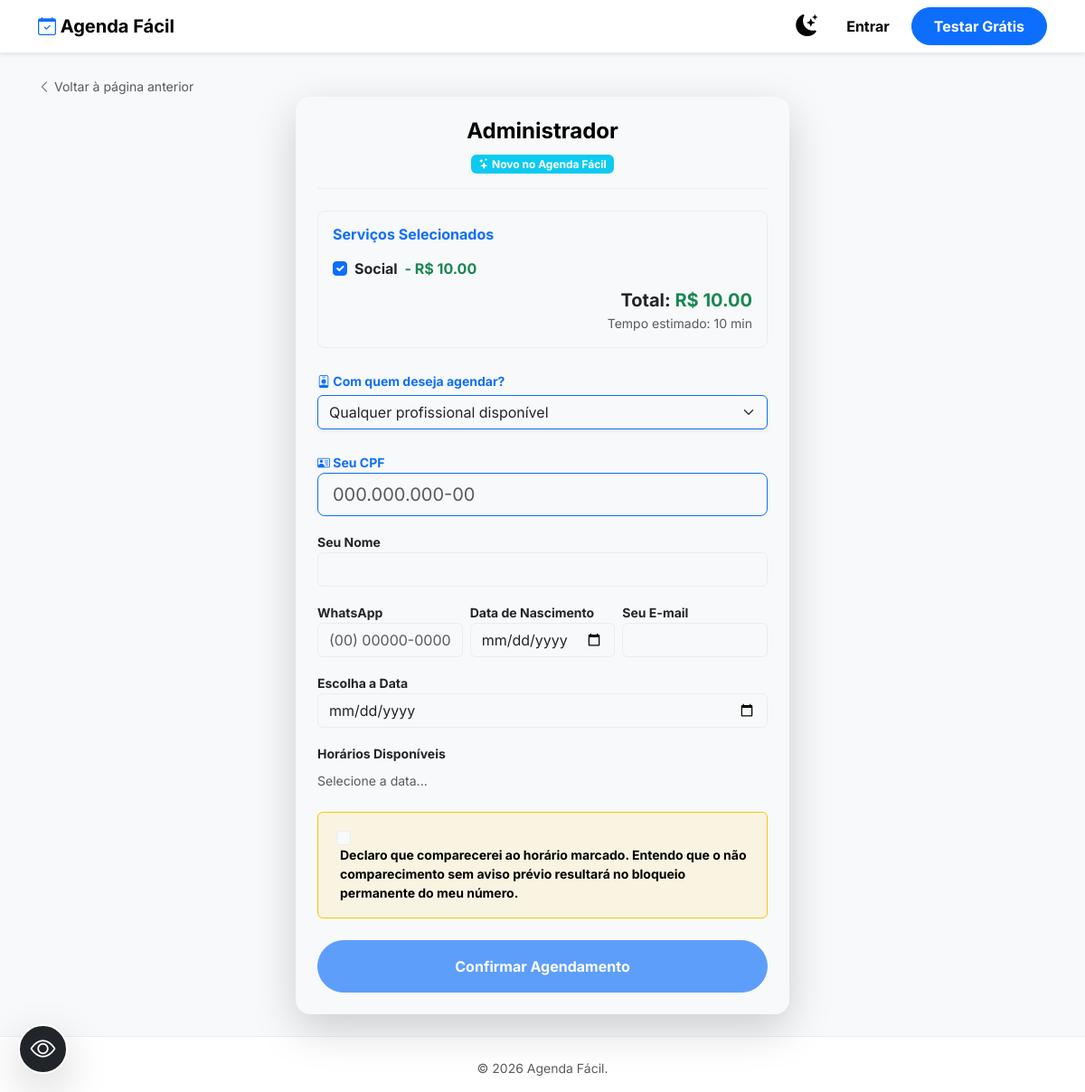
/b/admin/agendar/1, run on the app's committed database.
### app.py (models this page shows, shortened)
class Establishment(db.Model):
    __tablename__ = 'establishments'
    id = db.Column(db.Integer, primary_key=True)
    name = db.Column(db.String(100), nullable=False)
    url_prefix = db.Column(db.String(50), nullable=False, unique=True)
    contact_phone = db.Column(db.String(20), nullable=True)
    contact_email = db.Column(db.String(120), nullable=True)
    logo_filename = db.Column(db.Text, nullable=True)
    is_active = db.Column(db.Boolean, default=False)
    capacity = db.Column(db.Integer, default=1, nullable=False)
    plan_type = db.Column(db.String(20), default='solo')
    trial_ends = db.Column(db.DateTime, nullable=True)
    loyalty_points_goal = db.Column(db.Integer, default=0)
    loyalty_reward = db.Column(db.String(150), nullable=True)
    state = db.Column(db.String(2), default='PE')
    internal_notes = db.Column(db.Text, nullable=True)
    commission_on_gross = db.Column(db.Boolean, default=False)
    schedules = db.relationship('DaySchedule', backref='establishment', lazy=True, cascade="all, delete-orphan")
    admins = db.relationship('Admin', backref='establishment', lazy=True)
    services = db.relationship('Service', backref='establishment', lazy=True)
    appointments = db.relationship('Appointment', backref='establishment', lazy=True)
    blacklists = db.relationship('Blacklist', backref='establishment', lazy=True)
    products = db.relationship('Product', backref='establishment', lazy=True)
    sales = db.relationship('ProductSale', backref='establishment', lazy=True)
    subscriptions = db.relationship('ClientSubscription', backref='establishment', lazy=True)
    subscription_plans = db.relationship('SubscriptionPlan', backref='establishment', lazy=True)
    @property
    def has_access(self):
        if self.is_active:
            return True
    @property
    def rating_count(self):
        return Appointment.query.filter_by(establishment_id=self.id).filter(Appointment.rating != None).count()

class Service(db.Model):
    __tablename__ = 'services'
    id = db.Column(db.Integer, primary_key=True)
    name = db.Column(db.String(100), nullable=False)
    duration = db.Column(db.Integer, nullable=False)
    price = db.Column(db.Float, nullable=False, default=0.0)
    establishment_id = db.Column(db.Integer, db.ForeignKey('establishments.id'), nullable=False)
    category_id = db.Column(db.Integer, db.ForeignKey('categories.id'), nullable=True)
    is_combo = db.Column(db.Boolean, default=False)
    original_price = db.Column(db.Float, nullable=True)
    is_club_included = db.Column(db.Boolean, default=False)
    is_hidden = db.Column(db.Boolean, default=False)
    image_url = db.Column(db.String(500), nullable=True)
    allowed_plan_ids = db.Column(db.Text, default="")

### app.py (the view)
@app.route('/b/<url_prefix>/agendar/<int:service_id>')
def schedule_service(url_prefix, service_id):
    est = Establishment.query.filter_by(url_prefix=url_prefix).first_or_404()
    if not est.has_access: return "Inativo", 403
    main_service = Service.query.get_or_404(service_id)
    other_services = Service.query.filter(
        Service.establishment_id == est.id,
        Service.id != service_id,
        Service.is_hidden == False
    ).all()
    professionals = Professional.query.filter_by(establishment_id=est.id).all() if est.plan_type == 'gestao' else []
    return render_template('agendamento.html', main_service=main_service, other_services=other_services, establishment=est, professionals=professionals)

### templates/agendamento.html (shortened to what this page needs)
{% extends 'layout.html' %}
{% block content %}
<div class="container py-4" id="container-agendamento">
    <a href="javascript:history.back()" class="text-decoration-none text-muted small">
        <i class="bi bi-chevron-left"></i> Voltar à página anterior
    </a>
    <div class="row justify-content-center">
        <div class="col-lg-6">
            <div class="card shadow-lg border-0 p-4 rounded-4">
                <div class="text-center mb-4 border-bottom pb-3">
                    <h4 class="fw-bold text-body-emphasis mb-2">{{ establishment.name }}</h4>
                    {% if establishment.rating_count > 0 %}
                        <div class="badge bg-warning text-body-emphasis"><i class="bi bi-star-fill"></i> {{ "%.1f"|format(establishment.average_rating) }} ({{ establishment.rating_count }})</div>
                    {% else %}
                        <div class="badge bg-info text-white"><i class="bi bi-stars"></i> Novo no Agenda Fácil</div>
                    {% endif %}
                </div>
                <form id="form" method="POST" action="{{ url_for('create_appointment', url_prefix=establishment.url_prefix) }}">
                    <div class="bg-body-tertiary p-3 rounded-3 mb-4 border">
                        <h6 class="fw-bold text-primary mb-3">Serviços Selecionados</h6>
                        <div class="form-check mb-2">
                            <input class="form-check-input service-cb" type="checkbox" name="services" value="{{ main_service.id }}"
                                   data-dur="{{ main_service.duration }}" data-price="{{ main_service.price }}"
                                   data-isclub="{{ 'true' if main_service.is_club_included else 'false' }}"
                                   checked>
                            <label class="form-check-label fw-bold">
                                {{ main_service.name }}
                                <span class="text-success ms-1">- R$ {{ "%.2f"|format(main_service.price) }}</span>
                            </label>
                        </div>
                        <div class="mt-2 text-end fw-bold fs-5">Total: <span class="text-success">R$ <span id="display-price">0.00</span></span></div>
                        <div class="text-end small text-body-secondary">Tempo estimado: <span id="display-dur">0</span> min</div>
                    </div>
                    {% if professionals %}
                    <div class="mb-4">
                        <label class="fw-bold small text-primary"><i class="bi bi-person-badge"></i> Com quem deseja agendar?</label>
                        <select class="form-select border-primary shadow-sm mt-1" id="professional" name="professional_id" onchange="fetchSlots()" required>
                            <option value="any">Qualquer profissional disponível</option>
                        </select>
                    </div>
                    {% endif %}
                    <div class="mb-3">
                        <label class="fw-bold small text-primary"><i class="bi bi-person-vcard"></i> Seu CPF</label>
                        <input type="text" name="client_cpf" id="clienteCpf" class="form-control form-control-lg border-primary" placeholder="000.000.000-00" required maxlength="14" oninput="mascaraEBuscaCpf(this)">
                    </div>
                    <div class="mb-3">
                        <label class="fw-bold small">Seu Nome</label>
                        <input type="text" name="client_name" id="clienteNome" class="form-control" required>
                    </div>
                    <div class="row g-2 mb-3">
                        <div class="col-md-4">
                            <label class="fw-bold small">WhatsApp</label>
                            <input type="tel" id="client_phone_mask" class="form-control" placeholder="(00) 00000-0000" maxlength="15" required oninput="aplicarMascara(this)">
                        </div>
                        <div class="col-md-4">
                            <label class="fw-bold small">Data de Nascimento</label>
                            <input type="date" name="client_birth_date" id="clienteNascimento" class="form-control" required>
                        </div>
                        <div class="col-md-4">
                            <label class="fw-bold small">Seu E-mail</label>
                            <input type="email" name="client_email" id="clienteEmail" class="form-control" required>
                        </div>
                    </div>
                    <div class="mb-3"><label class="fw-bold small">Escolha a Data</label><input type="date" id="date" name="appointment_date" class="form-control" required></div>
                    <div class="mb-4"><label class="fw-bold small">Horários Disponíveis</label><div id="slots" class="d-flex flex-wrap gap-2 mt-2"><small class="text-body-secondary">Selecione a data...</small></div><input type="hidden" id="time" name="appointment_time" required></div>
                    <div class="form-check mb-4 bg-warning bg-opacity-10 p-3 rounded border border-warning">
                        <input class="form-check-input ms-1" type="checkbox" id="term_noshow" required>
                        <label class="form-check-label ms-2 small fw-bold text-body-emphasis" for="term_noshow">
                            Declaro que comparecerei ao horário marcado. Entendo que o não comparecimento sem aviso prévio resultará no bloqueio permanente do meu número.
                        </label>
                    </div>
                    <button id="btn" class="btn btn-primary w-100 py-3 fw-bold rounded-pill" disabled>Confirmar Agendamento</button>
                </form>
            </div>
        </div>
    </div>
</div>
<button id="btn-acessibilidade" class="btn btn-dark shadow-lg d-flex justify-content-center align-items-center"
        style="position: fixed; bottom: 20px; left: 20px; z-index: 9999; border-radius: 50%; width: 55px; height: 55px; border: 2px solid white;">
    <i class="bi bi-eye fs-3"></i>
</button>
{% endblock %}

### templates/layout.html (style rules this page uses)
body { font-family: 'Inter', sans-serif; display: flex; flex-direction: column; min-height: 100vh; }
a { text-decoration: none; }
body, .navbar, .card, .offcanvas { transition: background-color 0.3s ease, color 0.3s ease, border-color 0.3s ease; }
[data-bs-theme="light"] { --bs-body-bg: #f8f9fa; --bs-card-bg: #ffffff; --bs-border-color: #eaecf0; --bs-tertiary-bg: #f1f3f5; }

### data on the page
Establishment: name "Administrador"
Service: name "Social", price "10.00"
